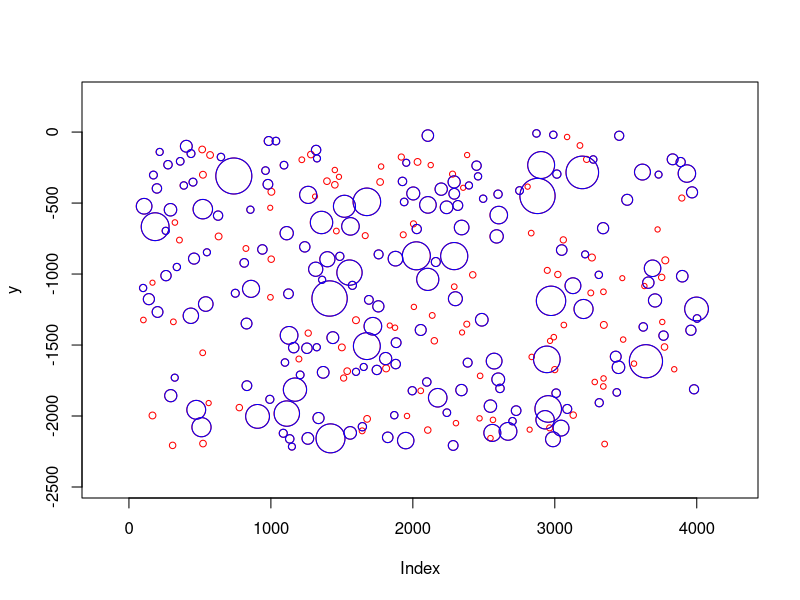

This figure's R source: (Note: a time limit stopped this script after it produced the figure.)
da <- read.table("./Crater_Meas_data.txt", header = T)
table(da$Observer,da$Image)
########
library(tidyverse)
library(ggforce)
wac=da %>% filter(Image=="WAC")
max(wac$X)
min(wac$Y)
nac=da %>% filter(Image=="NAC") ## nac = da[da$Image=="NAC",]
max(nac$X)
min(nac$Y)

plotcircle = function(dat,colour="green"){
  x<-NULL;y<-NULL
  plot(x,y,type = "n",xlim=c(min(dat[,1])-max(dat[,3]),max(dat[,1])+max(dat[,3])),
       ylim=c(min(dat[,2])-max(dat[,3]),max(dat[,2])+max(dat[,3])))
  nseg=360;i=1
  for (i in 1:nrow(dat)){
    x.cent <- dat[i,1]
    y.cent <- dat[i,2]
    r <- dat[i,3]/2
    xx <- x.cent + r*cos( seq(0,2*pi, length.out=nseg) )
    yy <- y.cent + r*sin( seq(0,2*pi, length.out=nseg) )
    lines(xx,yy, col=colour)
  }
}
plotcircle(nac[15100:15380,],"red")

linecircle = function(data,colour="red"){
  nseg=360;i=1
  for (i in 1:nrow(data)){
    x.cent <- data[i,1]+1
    y.cent <- data[i,2]
    r <- data[i,3]/2
    xx <- x.cent + r*cos( seq(0,2*pi, length.out=nseg) )
    yy <- y.cent + r*sin( seq(0,2*pi, length.out=nseg) )
    lines(xx,yy, col=colour)
  }
}
linecircle(nac[15200:15380,],"blue")

#######------------start  clustering----------------------------
# deal with nac

# set tuning parameter for distance = 0.25
d.nac <- cbind(nac[,1:2],nac[,3]*0.5)   
### dist=sqrt(dx^2+dy^2+dr^2*0.25) 
fn = function(x,y) sqrt(sum((x-y)^2))/min(x[3],y[3])  ### dist/min(r1,r2) define!!
datdist <- proxy::dist(d.nac, method=fn)
hc <- hclust(datdist, "average") 
### cluster method="average" 

hcd <- as.dendrogram(hc)
save(hcd,file="nac_cluster.RData")
plot(hcd,xlim=c(1600,1700),ylim=c(-1,10))
abline(h=0.7,col="red")  ### plot the clustering and criteria line!

cuth <- cut(hcd, h = 0.7)   #### set a "good" height criteria 
nbranch <- length(cuth$lower)
cuth$lower      #### str of leaf 
leaves=NULL
for (i in 1:nbranch){
  leaves[i]=length(unlist(cuth$lower[[i]]))
}
# ------ check inconsistency---------
max(leaves) ##need <=12
plot(cuth$lower[[which.max(leaves)]])      ### eg: branch which height under cut line
maxindex=as.numeric(unlist(cuth$lower[[which.max(leaves)]]))
plotcircle(nac[maxindex,])
linecircle(nac[maxindex[-1],]) ## check inconsistency when number of leaves >12
nac[maxindex,]
plotcircle(nac[c(2390,2347),]) ## circles in maxindex by the same observer

### clustering data---------------------------------
nrecord <- NULL;srecord <- NULL
nac.clustered<-as.matrix(nac[,1:3])
for (i in 1:nbranch){
  leaf=cuth$lower[[i]]
  r <- as.numeric(unlist(leaf))      ###  find index of rows!!!
  if (length(r)>1)  {nac.clustered[r,] <- rep(colMeans(nac[r,1:3]),each = length(r))}
  nrecord[i] <- length(r)
  srecord[i] <- mean(nac[r,3])
}

nrecord  ## number of repeat records for clustered craters
srecord  ## average size for craters
plot(srecord,nrecord)
obpattern <- data.frame(srecord,nrecord)

nac_pretreat <- data.frame(nac.clustered,ob=nac[,4])
save(nac_pretreat,file="nac_pretreated.RData")
#load("./nac_pretreated.RData")

####### data extract
length(unique(nac_pretreat[,1]-nac_pretreat[,2]+nac_pretreat[,3])) ## different craters should =nbranch
uni_crater=table(nac_pretreat[,1]-nac_pretreat[,2]+nac_pretreat[,3])
nac_2 <- sum(uni_crater!=1)  ## repeated record N_2+  should = sum(nrecord!=1)
jud <- nac_pretreat[,1]-nac_pretreat[,2]+nac_pretreat[,3] ## judgment criteria of different craters
nac_sj <- nac_pretreat[jud %in% names(table(jud)[table(jud)==1]),]
## record only once
nac_2  ### = sum(nrecord!=1)
(nac_1 <- table(nac_sj[,"ob"]))
sum(nac_1)  ### = sum(nrecord==1)
#check inconsistency
nbranch == sum(nac_2,nac_1)

##plot after clustering
plotcircle(nac)

linecircle(nac_pretreat)

nac_yd  ################# Sj seems not to be a homogeneous Poisson for all observers
## rho may not be a constant in the crater image

####---------------------I:observation pattern-----------------
obpattern <- data.frame(srecord,nrecord)
rep <- nac_n2## obpattern[nrecord!=1,]
cut <- cut(rep$srecord,breaks = c(10:800)/2)
x=aggregate(rep$nrecord~cut,FUN=mean)
barplot(x[,2],xlim=c(0,100)) ## height= average # of records for size=x
x.cut=sub("]","",gsub(".*,","", as.character(x[,1])))
plot(as.numeric(x.cut),x[,2],xlim=c(0,100),"l",xlab ="crater size",ylab="number of observers who saw the cater")
lines(as.numeric(x.cut),lowess(x[,2],f=.2)$y,xlim=c(0,100),"l",add=T,col=2)
min(srecord)
hist(nac$Diameter,breaks = 500)

smoothpattern=data.frame(x=as.numeric(x.cut),y=x[,2])
ggplot(data=smoothpattern,aes(x=x,y=y))+geom_line()+geom_smooth(span=0.2)+
  theme_classic()+xlab("crater size")+ylab("number of observers who saw the cater")+
  ggtitle(expression(paste("Observation pattern")))+
  theme(plot.title = element_text(hjust = 0.5,size=16, face="bold"),
        axis.title.y=element_text(vjust = 0.5),
        axis.text=element_text(size=12),
        axis.title = element_text(color="black", size=14))

## data save
nac_n2=obpattern[nrecord!=1,]
nac_n1=nac_sj[,3:4]
save(nac_n1,file="nac_n1.RData")
save(nac_n2,file="nac_n2.RData")
write.table(nac_n1,"nac_n1.txt",row.names = F)
write.table(nac_n2,"nac_n2.txt",row.names = F)

##### plot nac_n1
table(nac_n1$ob)
plotcircle(nac_sj,"red")
